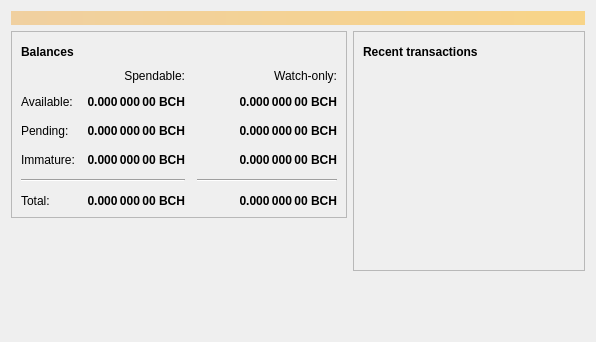
<?xml version="1.0" encoding="UTF-8"?>
<ui version="4.0">
 <class>OverviewPage</class>
 <widget class="QWidget" name="OverviewPage">
  <property name="geometry">
   <rect>
    <x>0</x>
    <y>0</y>
    <width>596</width>
    <height>342</height>
   </rect>
  </property>
  <property name="windowTitle">
   <string>Form</string>
  </property>
  <layout class="QVBoxLayout" name="topLayout">
   <item>
    <widget class="QLabel" name="labelAlerts">
     <property name="visible">
      <bool>false</bool>
     </property>
     <property name="styleSheet">
      <string notr="true">background-color: qlineargradient(x1: 0, y1: 0, x2: 1, y2: 0, stop:0 #F0D0A0, stop:1 #F8D488); color:#000000;</string>
     </property>
     <property name="wordWrap">
      <bool>true</bool>
     </property>
     <property name="margin">
      <number>3</number>
     </property>
    </widget>
   </item>
   <item>
    <layout class="QHBoxLayout" name="horizontalLayout" stretch="1,1">
     <item>
      <layout class="QVBoxLayout" name="verticalLayout_2">
       <item>
        <widget class="QFrame" name="frame">
         <property name="frameShape">
          <enum>QFrame::StyledPanel</enum>
         </property>
         <property name="frameShadow">
          <enum>QFrame::Raised</enum>
         </property>
         <layout class="QVBoxLayout" name="verticalLayout_4">
          <item>
           <layout class="QHBoxLayout" name="horizontalLayout_4">
            <item>
             <widget class="QLabel" name="label_5">
              <property name="font">
               <font>
                <weight>75</weight>
                <bold>true</bold>
               </font>
              </property>
              <property name="text">
               <string>Balances</string>
              </property>
             </widget>
            </item>
            <item>
             <widget class="QPushButton" name="labelWalletStatus">
              <property name="enabled">
               <bool>true</bool>
              </property>
              <property name="maximumSize">
               <size>
                <width>30</width>
                <height>16777215</height>
               </size>
              </property>
              <property name="toolTip">
               <string>The displayed information may be out of date. Your wallet automatically synchronizes with the Member network after a connection is established, but this process has not completed yet.</string>
              </property>
              <property name="text">
               <string/>
              </property>
              <property name="icon">
               <iconset resource="../bitcoin.qrc">
                <normaloff>:/icons/warning</normaloff>
                <disabledoff>:/icons/warning</disabledoff>:/icons/warning</iconset>
              </property>
              <property name="iconSize">
               <size>
                <width>24</width>
                <height>24</height>
               </size>
              </property>
              <property name="flat">
               <bool>true</bool>
              </property>
             </widget>
            </item>
            <item>
             <spacer name="horizontalSpacer_3">
              <property name="orientation">
               <enum>Qt::Horizontal</enum>
              </property>
              <property name="sizeHint" stdset="0">
               <size>
                <width>40</width>
                <height>20</height>
               </size>
              </property>
             </spacer>
            </item>
           </layout>
          </item>
          <item>
           <layout class="QGridLayout" name="gridLayout">
            <property name="spacing">
             <number>12</number>
            </property>
            <item row="2" column="2">
             <widget class="QLabel" name="labelWatchPending">
              <property name="font">
               <font>
                <weight>75</weight>
                <bold>true</bold>
               </font>
              </property>
              <property name="cursor">
               <cursorShape>IBeamCursor</cursorShape>
              </property>
              <property name="toolTip">
               <string>Unconfirmed transactions to watch-only addresses</string>
              </property>
              <property name="text">
               <string notr="true">0.000 000 00 BCH</string>
              </property>
              <property name="alignment">
               <set>Qt::AlignRight|Qt::AlignTrailing|Qt::AlignVCenter</set>
              </property>
              <property name="textInteractionFlags">
               <set>Qt::LinksAccessibleByMouse|Qt::TextSelectableByKeyboard|Qt::TextSelectableByMouse</set>
              </property>
             </widget>
            </item>
            <item row="2" column="1">
             <widget class="QLabel" name="labelUnconfirmed">
              <property name="font">
               <font>
                <weight>75</weight>
                <bold>true</bold>
               </font>
              </property>
              <property name="cursor">
               <cursorShape>IBeamCursor</cursorShape>
              </property>
              <property name="toolTip">
               <string>Total of transactions that have yet to be confirmed, and do not yet count toward the spendable balance</string>
              </property>
              <property name="text">
               <string notr="true">0.000 000 00 BCH</string>
              </property>
              <property name="alignment">
               <set>Qt::AlignRight|Qt::AlignTrailing|Qt::AlignVCenter</set>
              </property>
              <property name="textInteractionFlags">
               <set>Qt::LinksAccessibleByMouse|Qt::TextSelectableByKeyboard|Qt::TextSelectableByMouse</set>
              </property>
             </widget>
            </item>
            <item row="3" column="2">
             <widget class="QLabel" name="labelWatchImmature">
              <property name="font">
               <font>
                <weight>75</weight>
                <bold>true</bold>
               </font>
              </property>
              <property name="cursor">
               <cursorShape>IBeamCursor</cursorShape>
              </property>
              <property name="toolTip">
               <string>Mined balance in watch-only addresses that has not yet matured</string>
              </property>
              <property name="text">
               <string notr="true">0.000 000 00 BCH</string>
              </property>
              <property name="alignment">
               <set>Qt::AlignRight|Qt::AlignTrailing|Qt::AlignVCenter</set>
              </property>
              <property name="textInteractionFlags">
               <set>Qt::LinksAccessibleByMouse|Qt::TextSelectableByKeyboard|Qt::TextSelectableByMouse</set>
              </property>
             </widget>
            </item>
            <item row="4" column="0" colspan="2">
             <widget class="Line" name="line">
              <property name="orientation">
               <enum>Qt::Horizontal</enum>
              </property>
             </widget>
            </item>
            <item row="4" column="2">
             <widget class="Line" name="lineWatchBalance">
              <property name="sizePolicy">
               <sizepolicy hsizetype="Preferred" vsizetype="Fixed">
                <horstretch>0</horstretch>
                <verstretch>0</verstretch>
               </sizepolicy>
              </property>
              <property name="minimumSize">
               <size>
                <width>140</width>
                <height>0</height>
               </size>
              </property>
              <property name="orientation">
               <enum>Qt::Horizontal</enum>
              </property>
             </widget>
            </item>
            <item row="5" column="0">
             <widget class="QLabel" name="labelTotalText">
              <property name="text">
               <string>Total:</string>
              </property>
             </widget>
            </item>
            <item row="3" column="1">
             <widget class="QLabel" name="labelImmature">
              <property name="font">
               <font>
                <weight>75</weight>
                <bold>true</bold>
               </font>
              </property>
              <property name="cursor">
               <cursorShape>IBeamCursor</cursorShape>
              </property>
              <property name="toolTip">
               <string>Mined balance that has not yet matured</string>
              </property>
              <property name="text">
               <string notr="true">0.000 000 00 BCH</string>
              </property>
              <property name="alignment">
               <set>Qt::AlignRight|Qt::AlignTrailing|Qt::AlignVCenter</set>
              </property>
              <property name="textInteractionFlags">
               <set>Qt::LinksAccessibleByMouse|Qt::TextSelectableByKeyboard|Qt::TextSelectableByMouse</set>
              </property>
             </widget>
            </item>
            <item row="2" column="3">
             <spacer name="horizontalSpacer_2">
              <property name="orientation">
               <enum>Qt::Horizontal</enum>
              </property>
              <property name="sizeHint" stdset="0">
               <size>
                <width>40</width>
                <height>20</height>
               </size>
              </property>
             </spacer>
            </item>
            <item row="3" column="0">
             <widget class="QLabel" name="labelImmatureText">
              <property name="text">
               <string>Immature:</string>
              </property>
             </widget>
            </item>
            <item row="5" column="1">
             <widget class="QLabel" name="labelTotal">
              <property name="font">
               <font>
                <weight>75</weight>
                <bold>true</bold>
               </font>
              </property>
              <property name="cursor">
               <cursorShape>IBeamCursor</cursorShape>
              </property>
              <property name="toolTip">
               <string>Your current total balance</string>
              </property>
              <property name="text">
               <string notr="true">0.000 000 00 BCH</string>
              </property>
              <property name="alignment">
               <set>Qt::AlignRight|Qt::AlignTrailing|Qt::AlignVCenter</set>
              </property>
              <property name="textInteractionFlags">
               <set>Qt::LinksAccessibleByMouse|Qt::TextSelectableByKeyboard|Qt::TextSelectableByMouse</set>
              </property>
             </widget>
            </item>
            <item row="5" column="2">
             <widget class="QLabel" name="labelWatchTotal">
              <property name="font">
               <font>
                <weight>75</weight>
                <bold>true</bold>
               </font>
              </property>
              <property name="cursor">
               <cursorShape>IBeamCursor</cursorShape>
              </property>
              <property name="toolTip">
               <string>Current total balance in watch-only addresses</string>
              </property>
              <property name="text">
               <string notr="true">0.000 000 00 BCH</string>
              </property>
              <property name="alignment">
               <set>Qt::AlignRight|Qt::AlignTrailing|Qt::AlignVCenter</set>
              </property>
              <property name="textInteractionFlags">
               <set>Qt::LinksAccessibleByMouse|Qt::TextSelectableByKeyboard|Qt::TextSelectableByMouse</set>
              </property>
             </widget>
            </item>
            <item row="0" column="2">
             <widget class="QLabel" name="labelWatchonly">
              <property name="text">
               <string>Watch-only:</string>
              </property>
              <property name="alignment">
               <set>Qt::AlignRight|Qt::AlignTrailing|Qt::AlignVCenter</set>
              </property>
             </widget>
            </item>
            <item row="1" column="0">
             <widget class="QLabel" name="labelBalanceText">
              <property name="text">
               <string>Available:</string>
              </property>
             </widget>
            </item>
            <item row="1" column="1">
             <widget class="QLabel" name="labelBalance">
              <property name="font">
               <font>
                <weight>75</weight>
                <bold>true</bold>
               </font>
              </property>
              <property name="cursor">
               <cursorShape>IBeamCursor</cursorShape>
              </property>
              <property name="toolTip">
               <string>Your current spendable balance</string>
              </property>
              <property name="text">
               <string notr="true">0.000 000 00 BCH</string>
              </property>
              <property name="alignment">
               <set>Qt::AlignRight|Qt::AlignTrailing|Qt::AlignVCenter</set>
              </property>
              <property name="textInteractionFlags">
               <set>Qt::LinksAccessibleByMouse|Qt::TextSelectableByKeyboard|Qt::TextSelectableByMouse</set>
              </property>
             </widget>
            </item>
            <item row="1" column="2">
             <widget class="QLabel" name="labelWatchAvailable">
              <property name="font">
               <font>
                <weight>75</weight>
                <bold>true</bold>
               </font>
              </property>
              <property name="cursor">
               <cursorShape>IBeamCursor</cursorShape>
              </property>
              <property name="toolTip">
               <string>Your current balance in watch-only addresses</string>
              </property>
              <property name="text">
               <string notr="true">0.000 000 00 BCH</string>
              </property>
              <property name="alignment">
               <set>Qt::AlignRight|Qt::AlignTrailing|Qt::AlignVCenter</set>
              </property>
              <property name="textInteractionFlags">
               <set>Qt::LinksAccessibleByMouse|Qt::TextSelectableByKeyboard|Qt::TextSelectableByMouse</set>
              </property>
             </widget>
            </item>
            <item row="2" column="0">
             <widget class="QLabel" name="labelPendingText">
              <property name="text">
               <string>Pending:</string>
              </property>
             </widget>
            </item>
            <item row="0" column="1">
             <widget class="QLabel" name="labelSpendable">
              <property name="text">
               <string>Spendable:</string>
              </property>
              <property name="alignment">
               <set>Qt::AlignRight|Qt::AlignTrailing|Qt::AlignVCenter</set>
              </property>
             </widget>
            </item>
           </layout>
          </item>
         </layout>
        </widget>
       </item>
       <item>
        <spacer name="verticalSpacer">
         <property name="orientation">
          <enum>Qt::Vertical</enum>
         </property>
         <property name="sizeHint" stdset="0">
          <size>
           <width>20</width>
           <height>40</height>
          </size>
         </property>
        </spacer>
       </item>
      </layout>
     </item>
     <item>
      <layout class="QVBoxLayout" name="verticalLayout_3">
       <item>
        <widget class="QFrame" name="frame_2">
         <property name="frameShape">
          <enum>QFrame::StyledPanel</enum>
         </property>
         <property name="frameShadow">
          <enum>QFrame::Raised</enum>
         </property>
         <layout class="QVBoxLayout" name="verticalLayout">
          <item>
           <layout class="QHBoxLayout" name="horizontalLayout_2">
            <item>
             <widget class="QLabel" name="label_4">
              <property name="font">
               <font>
                <weight>75</weight>
                <bold>true</bold>
               </font>
              </property>
              <property name="text">
               <string>Recent transactions</string>
              </property>
             </widget>
            </item>
            <item>
             <widget class="QPushButton" name="labelTransactionsStatus">
              <property name="enabled">
               <bool>true</bool>
              </property>
              <property name="maximumSize">
               <size>
                <width>30</width>
                <height>16777215</height>
               </size>
              </property>
              <property name="toolTip">
               <string>The displayed information may be out of date. Your wallet automatically synchronizes with the Member network after a connection is established, but this process has not completed yet.</string>
              </property>
              <property name="text">
               <string/>
              </property>
              <property name="icon">
               <iconset resource="../bitcoin.qrc">
                <normaloff>:/icons/warning</normaloff>
                <disabledoff>:/icons/warning</disabledoff>:/icons/warning</iconset>
              </property>
              <property name="iconSize">
               <size>
                <width>24</width>
                <height>24</height>
               </size>
              </property>
              <property name="flat">
               <bool>true</bool>
              </property>
             </widget>
            </item>
            <item>
             <spacer name="horizontalSpacer">
              <property name="orientation">
               <enum>Qt::Horizontal</enum>
              </property>
              <property name="sizeHint" stdset="0">
               <size>
                <width>40</width>
                <height>20</height>
               </size>
              </property>
             </spacer>
            </item>
           </layout>
          </item>
          <item>
           <widget class="QListView" name="listTransactions">
            <property name="styleSheet">
             <string notr="true">QListView { background: transparent; }</string>
            </property>
            <property name="frameShape">
             <enum>QFrame::NoFrame</enum>
            </property>
            <property name="verticalScrollBarPolicy">
             <enum>Qt::ScrollBarAlwaysOff</enum>
            </property>
            <property name="horizontalScrollBarPolicy">
             <enum>Qt::ScrollBarAlwaysOff</enum>
            </property>
            <property name="selectionMode">
             <enum>QAbstractItemView::NoSelection</enum>
            </property>
           </widget>
          </item>
         </layout>
        </widget>
       </item>
       <item>
        <spacer name="verticalSpacer_2">
         <property name="orientation">
          <enum>Qt::Vertical</enum>
         </property>
         <property name="sizeHint" stdset="0">
          <size>
           <width>20</width>
           <height>40</height>
          </size>
         </property>
        </spacer>
       </item>
      </layout>
     </item>
    </layout>
   </item>
  </layout>
 </widget>
 <resources/>
 <connections/>
</ui>
